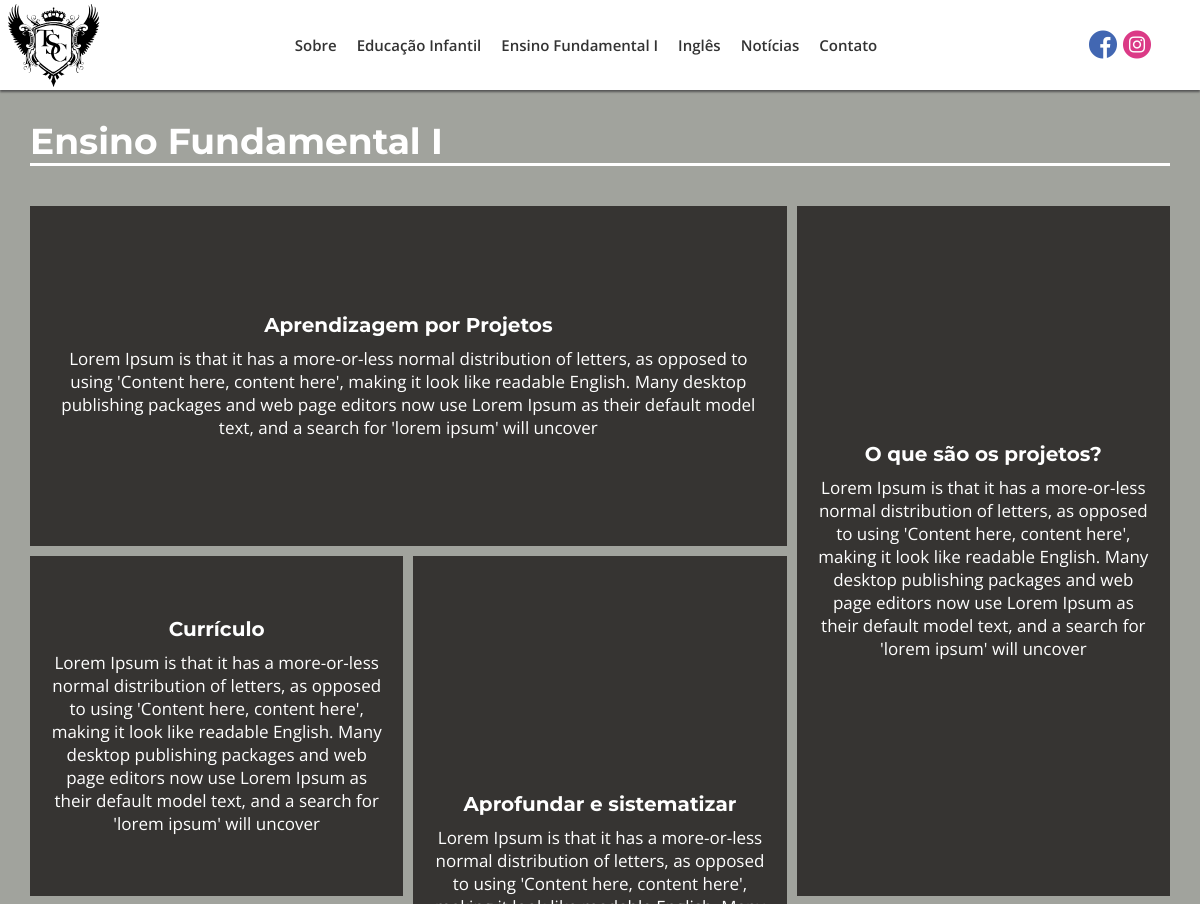
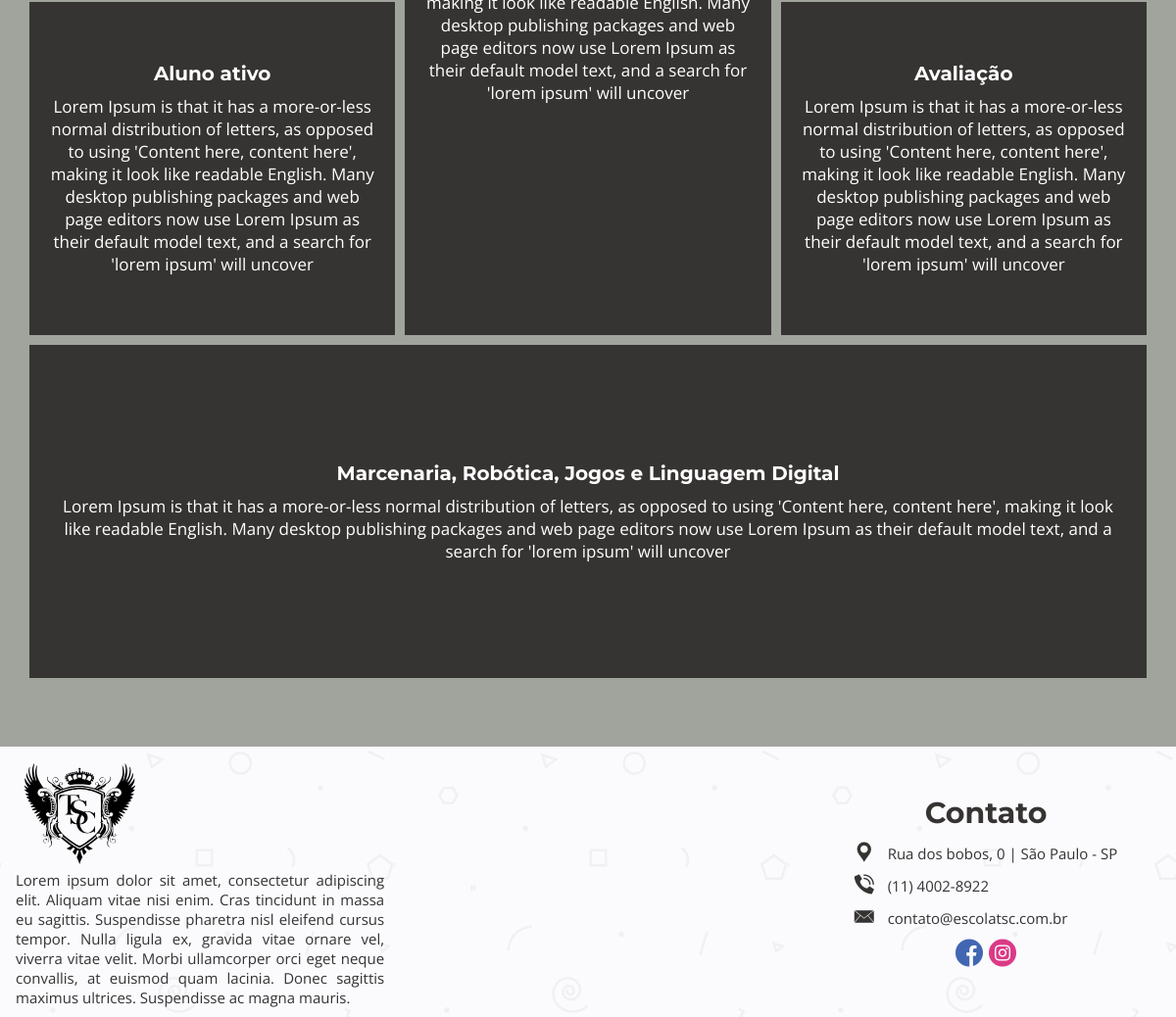
The app's page /ensino-fundamental with its own data (2 pictures, top to bottom).
### tables this page shows
CREATE TABLE `menu_itens` (
  `id_menu` int(11) NOT NULL,
  `titulo_menu` varchar(50) NOT NULL,
  `url_menu` varchar(200) NOT NULL
);

CREATE TABLE `itens_mosaico` (
  `id` int(11) NOT NULL,
  `id_mosaic` varchar(50) NOT NULL,
  `title_mosaic` varchar(70) NOT NULL,
  `desc_mosaic` text NOT NULL,
  `img_mosaic` varchar(70) DEFAULT NULL
);

CREATE TABLE `postagens` (
  `id_postagens` int(11) NOT NULL,
  `titulo_postagens` varchar(100) NOT NULL,
  `desc_postagens` text DEFAULT NULL,
  `conteudo_postagens` text NOT NULL,
  `tags_postagens` varchar(150) DEFAULT NULL,
  `data_criacao_postagens` date NOT NULL,
  `data_modificacao_postagens` date DEFAULT NULL,
  `total_visualizacao_postagens` int(11) DEFAULT 0,
  `ch_autor_postagens` int(11) NOT NULL,
  `status_postagens` int(11) NOT NULL,
  `url_postagens` varchar(200) NOT NULL,
  `categ_postagens` int(11) DEFAULT NULL,
  `capa_post` int(11) DEFAULT NULL
);

### index.php (called while the page is built, shortened)
<?php
    require_once("_funcPHP/config.php");
    $url = strip_tags(trim(filter_input(INPUT_GET, "page", FILTER_DEFAULT))) == "" ? "home" : strip_tags(trim(filter_input(INPUT_GET, "page", FILTER_DEFAULT)));
    $contPag = new conteudoPost();
    $dadosPagina = $contPag->conteudoPag($url);
    $html = new esqueleto($dadosPagina);
    $html->html5();
?>

### _funcPHP/config.php (called while the page is built, shortened)
<?php
function autoLoadClasses($class) {
    $baseDiretorios = ['MySql', "_HTML", "_Ajax", "phpMailer", "admin"];
    $analise = null;
    foreach ($baseDiretorios as $nomeDiretorio):
        if (!$analise && file_exists(__DIR__ . "/$nomeDiretorio/$class.php")):
            $analise = true;
        endif;
    endforeach;
}

### _funcPHP/MySql/conexaoBD.php (called while the page is built)
<?php
class conexaoBD {
    public static $instance;
    private static $sql = "mysql:host=" . HOST . ";dbname=" . BANK;
    private static $user = USER;
    private static $pass = PASS;
    public static function getInstance() {
        if (!isset(self::$instance)) {
            self::$instance = new PDO(self::$sql, self::$user, self::$pass, array(PDO::MYSQL_ATTR_INIT_COMMAND => "SET NAMES utf8"));
            self::$instance->setAttribute(PDO::ATTR_ERRMODE, PDO::ERRMODE_EXCEPTION);
            self::$instance->setAttribute(PDO::ATTR_ORACLE_NULLS, PDO::NULL_EMPTY_STRING);
        }
        return self::$instance;
    }
}

### _funcPHP/MySql/conteudoPost.php (called while the page is built, shortened)
<?php
class conteudoPost extends conexaoBD {
    private $conect;
    function __construct() {
        $this->conect = conexaoBD::getInstance();
    }
    public function ConteudoPag($url){
        try {
            $sql = "SELECT * FROM postagens WHERE url_postagens = :url_postagens and  status_postagens = 1";
            $letsGo = $this->conect->prepare($sql);
            $letsGo->bindValue(":url_postagens",$url);
            $letsGo->execute();
            return  $letsGo->fetch(PDO::FETCH_ASSOC);
        } catch (Exception $e) {
            echo $e->getMessage();
        }
    }
}

### _funcPHP/MySql/conteudoTemplate.php (called while the page is built, shortened)
<?php
class conteudoTemplate extends conexaoBD{
    private $conect;
    function __construct(){
        $this->conect = conexaoBD::getInstance();
    }
    public function getMosaic($idHTML){
        try{
            $sql = "select * from itens_mosaico where id_mosaic = :idhtml";
            $letsGo = $this->conect->prepare($sql);
            $letsGo->bindValue(":idhtml", $idHTML);
            $letsGo->execute();
            return $res = $letsGo->fetchAll(PDO::FETCH_ASSOC);
        }catch(Exception $e){
            echo $e->getMessage();
        }
    }
}

### _funcPHP/MySql/conteudoFooter.php (called while the page is built)
<?php
class conteudoFooter extends conexaoBD{
    private $conect;
    function __construct(){
        $this->conect = conexaoBD::getInstance();
    }
    public function descFooter(){
        try{
            $sql = "SELECT desc_postagens FROM postagens where url_postagens = 'sobre'";
            $letsGo = $this->conect->prepare($sql);
            $letsGo->execute();
            $res = $letsGo->fetch(PDO::FETCH_NUM);
            return $res[0];
        }catch(Exception $e){
            return $e->getMessage();
        }
    }
}

### _funcPHP/_HTML/mosaico.php (the view)
<?php
class mosaico{
    public function mosaic($id){
        $itens = new conteudoTemplate();
        $res = $itens->getMosaic($id);
        $mosaicItens = "";
        for($x=0;$x<count($res);$x++){
            if($res[$x]["img_mosaic"] != ""){
                $imgMosaico = "style='background-image: url(\"_midiasM/_imagensM/_original/".$res[$x]["img_mosaic"].".jpg\"); background-size: cover;'";
                $classTrans = "transp";
            }else{
                $imgMosaico = "";
                $classTrans = "";
            }
            $mosaicItens .=
                "<div class='box' ".$imgMosaico.">".
                    "<div class='content ".$classTrans."'>".
                        "<h3 class='title-mosaic'>".$res[$x]["title_mosaic"]."</h3>".
                        "<p class='text-mosaic'>".$res[$x]["desc_mosaic"]."</p>".
                    "</div>".
                "</div>";
        }
        if($id == "infantil"){
            $titulo = "Educação Infantil";
        }else{
            $titulo = "Ensino Fundamental I";
        }
        $ms =
        "<section id='".$id."' class='mos'>".
            "<h3 class='tituloPagina'>".$titulo."</h3>".
            "<div class='contencao'>".
                $mosaicItens.
            "</div>".
        "</section>";
        return $ms;
    }
}

### _funcPHP/_HTML/esqueleto.php (shortened to what this page needs)
<?php
class esqueleto{
    private $conteudoPag;
    function __construct($dataPost){
        $this->conteudoPag = $dataPost;
    }
    public function html5(){
        $listaArquivos = new listarArquivos();
        $base =
        "<!DOCTYPE html5>".
        "<html lang = 'pt-br'>".
        "<head>".
            "<title>Escola TSC | ".ucfirst(@$this->conteudoPag["titulo_postagens"])."</title>".
            "<meta charset = 'UTF-8'/>".
            "<meta name='description' content='".@$this->conteudoPag["desc_postagens"]."'>".
            "<meta name='keywords' content='".@$this->conteudoPag["tags_postagens"]."'>".
            "<meta name='author' content='Antonio Walber - antoniowalber3000@hotmail.com.br'>".
            "<meta name='viewport' content='width=device-width, initial-scale=1.0'>".
            "<meta http-equiv='X-UA-Compatible' content='ie=edge'>".
            "<link rel='stylesheet' href='https://ajax.googleapis.com/ajax/libs/jqueryui/1.12.1/themes/smoothness/jquery-ui.css'>".
            "<link rel='shortcut icon' href='_midiasT/_imagensT/icon.ico' type='image/x-icon' />".
            $listaArquivos->listarCss().
        "</head>".
        "<body>".
        "<div id='container' class='pabx1'>".
            $this->cabecalho().
            "<div id = 'corpo-pagina'>".
                $this->paginacao().
            "</div>".
            $this->rodape().
        "</div>".
        "</body>".
        "</html>"
        ;
        echo $base;
    }
    private function cabecalho(){
        $contMenu = new conteudoMenu();
        $url = strip_tags(trim(filter_input(INPUT_GET, "page", FILTER_DEFAULT)));
        $urlq = explode("/", $url);
        $ba = "";
        $cabecalho =
        "<header id='cabecalho' class='pabx2'>".
            "<div id='logo' class='pabx3'>".
                "<a href='".URLBASE."' alt='pagina inicial do site'><img src='".$ba."_midiasT/_imagensT/logo.svg' alt='logotipo escola tsc'/></a>".
            "</div>".
            "<div id='menu' class='pabx4'>".
                "<nav id='navegacao' class='pabx5'>".
                    "<input id='tab-nav' type='checkbox' class='tab-nav'/>".
                    "<label for='tab-nav' class='tab-nav-label'><i class='flaticon-menu-button-of-three-horizontal-lines'></i></label>".
                    "<menu id='corpo-menu' class='pabx6'>"
                        .$contMenu->ListaMenu().
                    "</menu>".
                "</nav>".
            "</div>".
            "<div id='redes-sociais' class='pabx8'>".
                "<a href='https://pt-br.facebook.com/' onmousemove=\"document.getElementById('balaof').style.display='block'\" onmouseout=\"document.getElementById('balaof').style.display='none'\" target='_blank' rel='noopener noreferrer' class='linkSocial'><i class='flaticon-facebook socialMedia' id='facebook'></i></a>".
                "<a href='https://www.instagram.com/' onmousemove=\"document.getElementById('balaoi').style.display='block'\" onmouseout=\"document.getElementById('balaoi').style.display='none'\" target='_blank' rel='noopener noreferrer' class='linkSocial'><i class='flaticon-instagram socialMedia' id='instagram'></i></a>".
                "<div id='balaof' class='balao'><p>fb/escolatsc</p></div>".
                "<div id='balaoi' class='balao'><p>@escolatsc</p></div>".
            "</div>".
        "</header>";
        return $cabecalho;
    }
    private function paginacao(){
        $url = strip_tags(trim(filter_input(INPUT_GET, "page", FILTER_DEFAULT)));
        $url = $url == "" ? "home" : $url;
        if($this->conteudoPag == null){
            return "Erro 404";
        }else{
            if($this->conteudoPag["url_postagens"] == $url){
                if($url == "home"){
                    $pg = "";
                    $home = new home();
                    $pg .= $home->videoApresentacao();
                    $pg .= $home->mosaico("mosaico-ph");
                    $pg .= $home->descricaoVideo("sobre","descPrimeira","Escola","TSC");
                    $pg .= $home->noticiasRecentes("noticias");
                    $pg .= $home->descricaoVideo("ingles","descIngles","Programa","Bilíngue");
                    $pg .= $home->noticiasRecentes("projetos");
                    return $pg;
                }if($url == "educacao-infantil" || $url == "ensino-fundamental"){
                    $ms = new mosaico();
                    if($url == "educacao-infantil"){
                        $mosaico = $ms->mosaic("infantil");
                    }else{
                        $mosaico = $ms->mosaic("fundamental");
                    }
                    return $mosaico;
                }elseif($url == "contato"){
                    $ct = new contato();
                    return $ct->contact();
                }else{
                    $pgc = new pgcomum();
                    return $pgc->renderPg();
                }
            }
        }
    }
    private function rodape(){
        $contFooter = new conteudoFooter();
        $url = strip_tags(trim(filter_input(INPUT_GET, "page", FILTER_DEFAULT)));
        $urlq = explode("/", $url);
        $ba = "";
        $rodape =
        "<footer id='rodape' class='pabx9'>".
            "<div class='pabx10'>".
                "<div id='logo' class='pabx11'>".
                    "<a href='".URLBASE."' alt='Pagina inicial do site'><img src='".$ba."_midiasT/_imagensT/logo.svg' alt='logotipo escola tsc'/></a>".
                "</div>".
                "<div class='pabx12' id='desc-footer'>".
                   "<a href='".URLBASE."a-escola-primeira' alt='".$contFooter->descFooter()."'>" .$contFooter->descFooter(). "</a>".
                "</div>".
            "</div>".
            "<div class='pabx10' id='mapa-escola'>".
                "<iframe src='https://www.google.com/maps/embed?pb=!1m18!1m12!1m3!1d147708.7333704633!2d-45.65175222808894!3d-24.124031904571087!2m3!1f0!2f0!3f0!3m2!1i1024!2i768!4f13.1!3m3!1m2!1s0x94d25eb79db5dc93%3A0x13af0844526a5472!2sRef%C3%BAgio%20de%20Vida%20Silvestre%20do%20Arquip%C3%A9lago%20de%20Alcatrazes!5e0!3m2!1spt-BR!2sbr!4v1590716877943!5m2!1spt-BR!2sbr' width='600' height='450' frameborder='0' style='border:0;' allowfullscreen='' aria-hidden='false' tabindex='0'></iframe>".
            "</div>".
            "<div class='pabx10' id='contact'>".
                "<div class='pabx15' id='title-contact'>".
                    "<h1>Contato</h1>".
                "</div>".
                "<div class='pabx15' id='infos-contact'>".
                    "<p><i class='flaticon-tool'></i><a target='_blank' rel='noopener noreferrer' href='https://goo.gl/maps/AhcGYK8L1g5hPTFk7'> Rua dos bobos, 0 | São Paulo - SP</a></p>".
                    "<p><i class='flaticon-phone-call'></i><a href='tel:1140028922'> (11) 4002-8922</a></p>".
                    "<p><i class='flaticon-mail-closed-envelope-back'></i><a href='mailto:contato@escolatsc.com.br'> contato@escolatsc.com.br</a></p>".
                "</div>".
                "<div class='pabx15' id='redes-sociais'>".
                    "<a href='https://pt-br.facebook.com/' target='_blank' rel='noopener noreferrer' class='linkSocial'><i class='flaticon-facebook socialMedia' id='facebook'></i></a>".
                    "<a href='https://www.instagram.com/'  target='_blank' rel='noopener noreferrer' class='linkSocial'><i class='flaticon-instagram socialMedia' id='instagram'></i></a>".
                    "<div id='balaofc' class='balao'><p>fb/escola.primeira</p></div>".
                    "<div id='balaoic' class='balao'><p>@escolaprimeira</p></div>".
                "</div>".
            "</div>".
        "</footer>";
        return $rodape;
    }
}

### _funcPHP/MySql/conteudoMenu.php
<?php
class conteudoMenu extends conexaoBD{
    private $conect;
    function __construct(){
        $this->conect = conexaoBD::getInstance();
    }
    public function getItensMenu(){
        try {
            $sql = "SELECT * FROM menu_itens";
            $letsGo = $this->conect->prepare($sql);
            $letsGo->execute();
            return $letsGo->fetchAll(PDO::FETCH_NUM);
        } catch (Exception $e) {
            echo $e->getMessage();
        }
    }
    public function getDescMenu($url){
        try{
            $sql = "SELECT desc_postagens FROM postagens WHERE url_postagens = :url_post";
            $letsGo = $this->conect->prepare($sql);
            $letsGo->bindValue(":url_post", $url);
            $letsGo->execute();
            return $letsGo->fetch(PDO::FETCH_NUM);
        }catch(Exception $e){
        }
    }
    public function ListaMenu(){
        $res = $this->getItensMenu();
        for($x = 0; $x < count($res); $x++){
            $descLink = $this->getDescMenu($res[$x][2]);
            @$descLink = substr($descLink[0], 0, 200);
            $res[$x] = "<li id='itens-menu-".$x."' class='pabx7'><a href='".URLBASE.$res[$x][2]."' alt='".$descLink."'>".$res[$x][1]."</a></li>";
        }
        return $res = implode("",$res);
    }
}

### records on screen
menu_itens: titulo_menu "Sobre"
menu_itens: titulo_menu "Educação Infantil"
menu_itens: titulo_menu "Ensino Fundamental I"
menu_itens: titulo_menu "Inglês"
menu_itens: titulo_menu "Notícias"
menu_itens: titulo_menu "Contato"
itens_mosaico: title_mosaic "Aprendizagem por Projetos", desc_mosaic "Lorem Ipsum is that it has a more-or-less normal distribution of letters, as opposed to using 'Content here, content here', making it look like readable English. Many desktop publishing packages and web page editors now use Lorem Ipsum as their default model text, and a search for 'lorem ipsum' will uncover"
itens_mosaico: title_mosaic "O que são os projetos?", desc_mosaic "Lorem Ipsum is that it has a more-or-less normal distribution of letters, as opposed to using 'Content here, content here', making it look like readable English. Many desktop publishing packages and web page editors now use Lorem Ipsum as their default model text, and a search for 'lorem ipsum' will uncover"
itens_mosaico: title_mosaic "Currículo", desc_mosaic "Lorem Ipsum is that it has a more-or-less normal distribution of letters, as opposed to using 'Content here, content here', making it look like readable English. Many desktop publishing packages and web page editors now use Lorem Ipsum as their default model text, and a search for 'lorem ipsum' will uncover"
itens_mosaico: title_mosaic "Aprofundar e sistematizar", desc_mosaic "Lorem Ipsum is that it has a more-or-less normal distribution of letters, as opposed to using 'Content here, content here', making it look like readable English. Many desktop publishing packages and web page editors now use Lorem Ipsum as their default model text, and a search for 'lorem ipsum' will uncover"
itens_mosaico: title_mosaic "Marcenaria, Robótica, Jogos e Linguagem Digital", desc_mosaic "Lorem Ipsum is that it has a more-or-less normal distribution of letters, as opposed to using 'Content here, content here', making it look like readable English. Many desktop publishing packages and web page editors now use Lorem Ipsum as their default model text, and a search for 'lorem ipsum' will uncover"
itens_mosaico: title_mosaic "Aluno ativo", desc_mosaic "Lorem Ipsum is that it has a more-or-less normal distribution of letters, as opposed to using 'Content here, content here', making it look like readable English. Many desktop publishing packages and web page editors now use Lorem Ipsum as their default model text, and a search for 'lorem ipsum' will uncover"
itens_mosaico: title_mosaic "Avaliação", desc_mosaic "Lorem Ipsum is that it has a more-or-less normal distribution of letters, as opposed to using 'Content here, content here', making it look like readable English. Many desktop publishing packages and web page editors now use Lorem Ipsum as their default model text, and a search for 'lorem ipsum' will uncover"
postagens: desc_postagens "Lorem ipsum dolor sit amet, consectetur adipiscing elit. Aliquam vitae nisi enim. Cras tincidunt in massa eu sagittis. Suspendisse pharetra nisl eleifend cursus tempor. Nulla ligula ex, gravida vitae ornare vel, viverra vitae velit. Morbi ullamcorper orci eget neque convallis, at euismod quam lacinia. Donec sagittis maximus ultrices. Suspendisse ac magna mauris."

### other values on screen
$titulo "Ensino Fundamental I"
